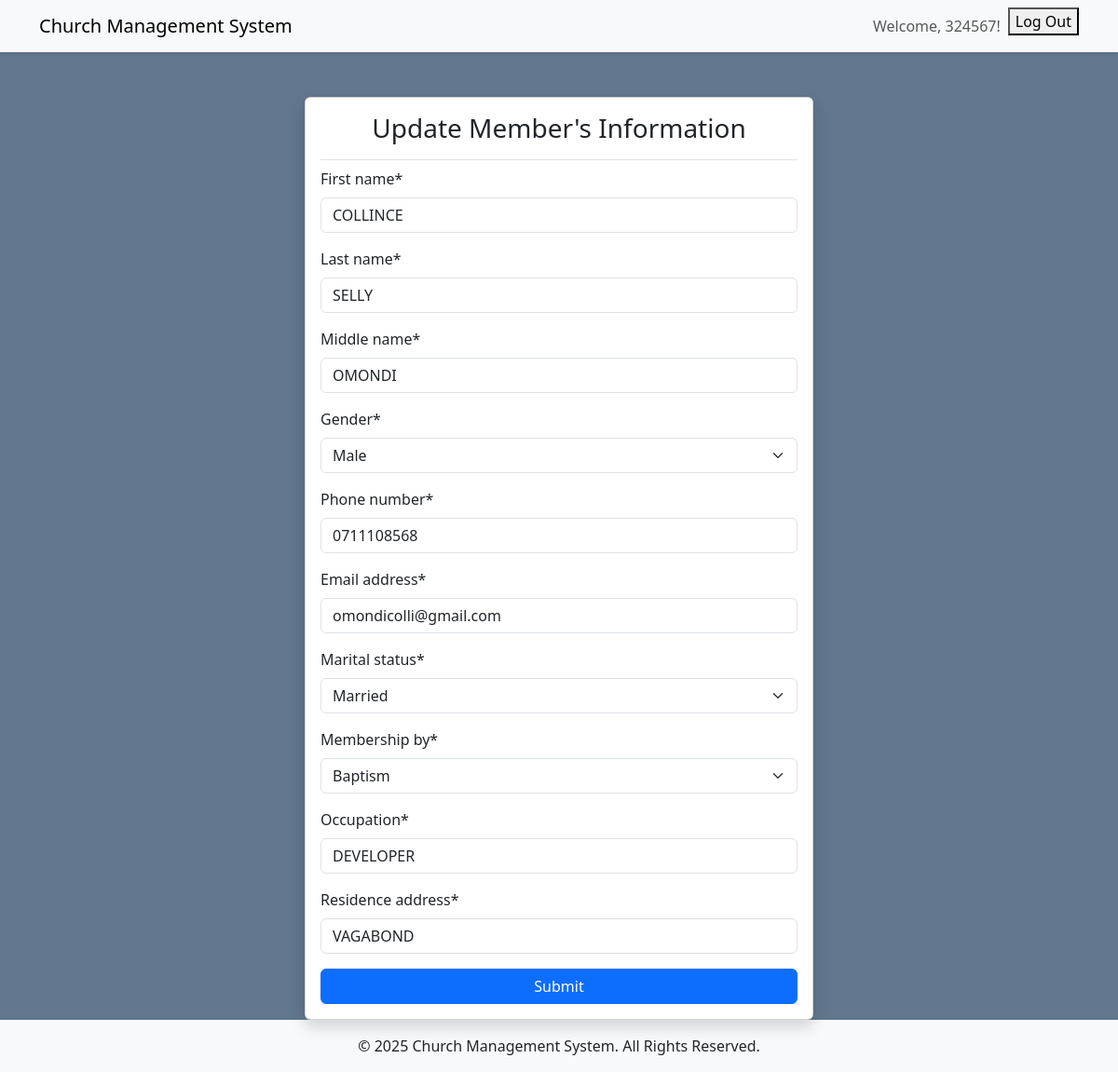
The app's page /member/1/update/ (signed in) with its own data.
### members/models.py (models this page shows, shortened)
class Members(models.Model):
    gender_choices = [
        ('Male', 'Male'),
        ('Female', 'Female'),
    ]
    marital_status_choices = [
        ('Married', 'Married'),
        ('Unmarried', 'Unmarried'),
        ('Widow/Widower', 'Widow/Widower'),
        ('Separated', 'Separated'),
        ('Divorced', 'Divorced'),
    ]
    membership_choices = [
        ('Transfer', 'Transfer'),
        ('Baptism', 'Baptism'),
    ]
    user = models.OneToOneField(User, on_delete=models.CASCADE, null=True, blank=True)
    first_name = models.CharField(max_length=100)
    last_name = models.CharField(max_length=100)
    middle_name = models.CharField(max_length=100)
    gender = models.CharField(max_length=10, choices=gender_choices)
    phone_number = models.CharField(max_length=15)
    email_address = models.EmailField()
    marital_status = models.CharField(max_length=20, choices=marital_status_choices)
    membership_by = models.CharField(max_length=10, choices=membership_choices)
    occupation = models.CharField(max_length=50)
    residence_address = models.CharField(max_length=200)
    unique_id = models.CharField(max_length=6, unique=True, editable=False, null=True)
    class Meta:
        verbose_name_plural = 'Members'

### members/views.py (the view)
# urls.py: path('member/<int:pk>/update/', MembersUpdateView.as_view(), name='member_update'),
class MembersUpdateView(CustomLoginRequiredMixin, UpdateView):
    model = Members
    fields = ['first_name', 'last_name', 'middle_name', 'gender', 'phone_number', 'email_address', 'marital_status', 'membership_by', 'occupation', 'residence_address']
    def get_context_data(self, **kwargs): # Printing the appropriate header when the page is loaded
        context = super().get_context_data(**kwargs)
        context['header'] = "Update Member's Information"
        return context

### members/views.py (called while the page is built)
    def dispatch(self, request, *args, **kwargs):
        if not request.user.is_authenticated:
            return redirect('/')
        return super().dispatch(request, *args, **kwargs)

### members/templates/members/members_form.html (shortened to what this page needs)
{% extends 'members/base.html' %}
{% load crispy_forms_tags %}
{% block content %}
<div class="container mt-5">
    <div class="row justify-content-center">
        <div class="col-md-6">
            <div class="card shadow">
                <div class="card-body">
                    <h3 class="card-title text-center border-bottom pb-3">{{ header }}</h3>
                    <form method="POST" action="">
                        <fieldset class="form-group">
                            {{ form|crispy }}
                        </fieldset>
                        <div class="form-group text-center">
                            <button class="btn btn-primary w-100" type="submit">Submit</button>
                        </div>
                    </form>
                </div>
            </div>
        </div>
    </div>
</div>
{% endblock content %}

### members/templates/partials/navbar_logged_in.html (shortened to what this page needs)
<nav class="navbar navbar-expand-lg navbar-light bg-light shadow-sm">
    <div class="container">
        <a class="navbar-brand" href="#">Church Management System</a>
        {% if request.user.is_authenticated %}
        <div class="collapse navbar-collapse" id="navbarNav">
            <ul class="navbar-nav ms-auto">
                <li class="nav-item">
                    <span class="nav-link">Welcome, {{ request.user.username }}!</span>
                </li>
                <li class="nav-item">
                    <form action="{% url 'logout' %}" method="post">
                        <button type="submit">Log Out</button>
                    </form>
                </li>
            </ul>
        {% endif %}
        </div>
    </div>
</nav>

### members/static/members/main.css (style rules this page uses)
html, body { height: 100%; margin: 0; padding: 0; }
body { background-color: #61778d; display: flex; flex-direction: column; min-height: 100vh; }

### records on screen
Members: first_name "COLLINCE", last_name "SELLY", middle_name "OMONDI", gender "Male", phone_number "0711108568", email_address "omondicolli@gmail.com", marital_status "Married", membership_by "Baptism", occupation "DEVELOPER", residence_address "VAGABOND"

### other values on screen
{{ request.user.username }} "324567"
{{ header }} "Update Member's Information"
